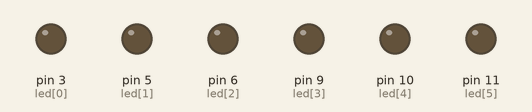
The sketch below on a simulated Arduino Uno, built with avr-gcc and run on an emulated ATmega328P. Shown: output pins drawn as LEDs (lit = HIGH).

Above: at 0.15 s.
At 16.14 s:
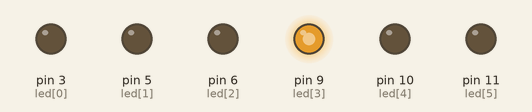
Timing chart, 0 to 16.0 s (numbered marks = the images above):
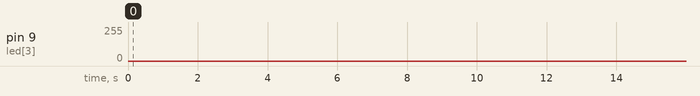

The sketch:

LED2.ino
```cpp
const unsigned int led[6] = {3,5,6,9,10,11};

void setup() {
  for ( int x = 0; x<6;x++) {
    pinMode(led[x], OUTPUT);
  }
}

void loop() {
  for(int x = 0; x < 6; x ++) {
    for(int y = 0; y<255; y++) {
      analogWrite(led[x],y);
      delay(2);
    }

    for ( int i=255; i>=0; i-- ){
      analogWrite(led[x], i );
      delay(2);
    }
  }

}
```
